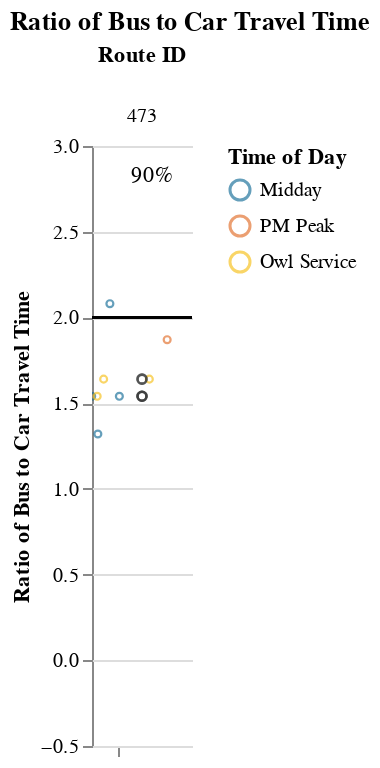
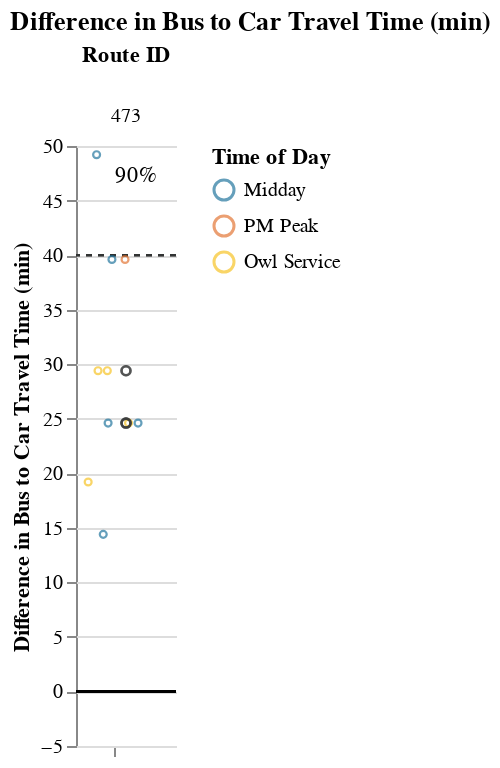

Notebook cell for these charts, in order:
### Markdown cell above
### Long Routes (> 1.5 hrs)

### Code cell
route_group = "long"
try:
    display_charts_for_route_group(df, route_group)
except:
    print("No routes meet this criteria.")

### Figure 1 — Vega-Lite specification as saved in the notebook (floating-point values rounded to 4 significant figures)
{"config": {"view": {"continuousWidth": 400, "continuousHeight": 300, "stroke": null}, "facet": {"spacing": 0}}, "data": {"name": "data-6f94e6a4eff583f7f503fbcaba81afc0"}, "facet": {"column": {"field": "route_id", "sort": ["473"], "title": "Route ID", "type": "nominal"}}, "spec": {"layer": [{"mark": "rule", "encoding": {"color": {"value": "black"}, "y": {"field": "cutoff", "type": "quantitative"}}, "selection": {"selector003": {"type": "interval", "bind": "scales", "encodings": ["x", "y"]}}}, {"mark": {"type": "point", "opacity": 0.65, "size": 12, "strokeWidth": 1.1}, "encoding": {"color": {"field": "time_of_day", "scale": {"range": ["#136C97", "#E16B26", "#F6BF16", "#00896B", "#7790A3", "#5B559C"]}, "sort": ["AM Peak", "Midday", "PM Peak", "Owl Service"], "title": "Time of Day", "type": "nominal"}, "tooltip": [{"field": "route_id", "type": "nominal"}, {"field": "route_name", "type": "nominal"}, {"field": "trip_id", "type": "nominal"}, {"field": "service_hours", "type": "quantitative"}, {"field": "car_duration_hours", "type": "quantitative"}, {"field": "bus_multiplier", "type": "quantitative"}, {"field": "bus_difference", "type": "quantitative"}, {"field": "num_trips", "type": "quantitative"}, {"field": "num_competitive", "type": "quantitative"}, {"field": "pct_trips_competitive", "type": "quantitative"}, {"field": "p25", "type": "quantitative"}, {"field": "p50", "type": "quantitative"}, {"field": "p75", "type": "quantitative"}], "x": {"axis": {"grid": false, "labels": false, "ticks": true, "values": [0]}, "field": "jitter", "scale": {}, "title": null, "type": "quantitative"}, "y": {"field": "bus_multiplier", "scale": {"domain": [-0.25, 3.0]}, "title": "Ratio of Bus to Car Travel Time", "type": "quantitative"}}, "transform": [{"calculate": "sqrt(-2*log(random()))*cos(2*PI*random())", "as": "jitter"}], "width": 50}, {"layer": [{"mark": {"type": "point", "opacity": 0.6, "size": 20, "strokeWidth": 1.3}, "encoding": {"color": {"value": "#323434"}, "y": {"field": "bus_multiplier", "type": "quantitative"}}, "transform": [{"filter": "(datum.p50_trip === 1)"}]}, {"mark": {"type": "text", "align": "center", "baseline": "middle"}, "encoding": {"color": {"value": "black"}, "text": {"field": "pct_trips_competitive", "format": ".0%", "type": "quantitative"}, "tooltip": [{"field": "route_id", "type": "nominal"}, {"field": "route_name", "type": "nominal"}, {"field": "trip_id", "type": "nominal"}, {"field": "service_hours", "type": "quantitative"}, {"field": "car_duration_hours", "type": "quantitative"}, {"field": "bus_multiplier", "type": "quantitative"}, {"field": "bus_difference", "type": "quantitative"}, {"field": "num_trips", "type": "quantitative"}, {"field": "num_competitive", "type": "quantitative"}, {"field": "pct_trips_competitive", "type": "quantitative"}, {"field": "p25", "type": "quantitative"}, {"field": "p50", "type": "quantitative"}, {"field": "p75", "type": "quantitative"}], "x": {"value": 30}, "y": {"value": 15}}, "transform": [{"calculate": "sqrt(-2*log(random()))*cos(2*PI*random())", "as": "jitter"}, {"filter": "(datum.fastest_trip === 1)"}]}]}]}, "resolve": {"scale": {"y": "shared"}}, "title": "Ratio of Bus to Car Travel Time", "$schema": "https://vega.github.io/schema/vega-lite/v4.17.0.json", "datasets": {"data-6f94e6a4eff583f7f503fbcaba81afc0": [{"calitp_itp_id": 376, "trip_key": 8472446297226699308, "trip_id": "t_1083288_b_26274_tn_0", "shape_id": "p_682", "route_id": "473", "service_hours": 1.0, "trip_first_departure_ts": 52800, "trip_last_arrival_ts": 56400, "departure_hour": 14, "time_of_day": "Midday", "p25": 1.17, "p50": 1.21, "p75": 1.377, "p50_trip": 0, "fastest_trip": 1, "car_duration_hours": 0.76, "competitive_route": 1, "bus_multiplier": 1.32, "bus_difference": 14.4, "num_trips": 10, "num_competitive": 9, "pct_trips_competitive": 0.9, "bus_difference_spread": 34.8, "route_group": "long", "max_trip_hrs": 1.58, "max_trip_route_group": 1.58, "below_cutoff": 9, "pct_below_cutoff": 0.9, "name": "Yuba-Sutter Transit Authority", "caltrans_district": "03 - Marysville", "drmt_organization_name": null, "route_name": "Hwy 99 To Sacramento", "cutoff2": 40, "cutoff": 2}, {"calitp_itp_id": 376, "trip_key": -8435216084765777762, "trip_id": "t_1083290_b_26274_tn_0", "shape_id": "p_683", "route_id": "473", "service_hours": 1.08, "trip_first_departure_ts": 19500, "trip_last_arrival_ts": 23400, "departure_hour": 5, "time_of_day": "Owl Service", "p25": 1.17, "p50": 1.21, "p75": 1.377, "p50_trip": 0, "fastest_trip": 0, "car_duration_hours": 0.76, "competitive_route": 1, "bus_multiplier": 1.42, "bus_difference": 19.2, "num_trips": 10, "num_competitive": 9, "pct_trips_competitive": 0.9, "bus_difference_spread": 34.8, "route_group": "long", "max_trip_hrs": 1.58, "max_trip_route_group": 1.58, "below_cutoff": 9, "pct_below_cutoff": 0.9, "name": "Yuba-Sutter Transit Authority", "caltrans_district": "03 - Marysville", "drmt_organization_name": null, "route_name": "Hwy 99 To Sacramento", "cutoff2": 40, "cutoff": 2}, {"calitp_itp_id": 376, "trip_key": 6516244206308814738, "trip_id": "t_1083293_b_26274_tn_0", "shape_id": "p_682", "route_id": "473", "service_hours": 1.17, "trip_first_departure_ts": 58500, "trip_last_arrival_ts": 62700, "departure_hour": 16, "time_of_day": "Midday", "p25": 1.17, "p50": 1.21, "p75": 1.377, "p50_trip": 1, "fastest_trip": 0, "car_duration_hours": 0.76, "competitive_route": 1, "bus_multiplier": 1.54, "bus_difference": 24.6, "num_trips": 10, "num_competitive": 9, "pct_trips_competitive": 0.9, "bus_difference_spread": 34.8, "route_group": "long", "max_trip_hrs": 1.58, "max_trip_route_group": 1.58, "below_cutoff": 9, "pct_below_cutoff": 0.9, "name": "Yuba-Sutter Transit Authority", "caltrans_district": "03 - Marysville", "drmt_organization_name": null, "route_name": "Hwy 99 To Sacramento", "cutoff2": 40, "cutoff": 2}, {"calitp_itp_id": 376, "trip_key": -3145666755083596760, "trip_id": "t_1287004_b_26274_tn_0", "shape_id": "p_902176", "route_id": "473", "service_hours": 1.17, "trip_first_departure_ts": 56400, "trip_last_arrival_ts": 60600, "departure_hour": 15, "time_of_day": "Midday", "p25": 1.17, "p50": 1.21, "p75": 1.377, "p50_trip": 1, "fastest_trip": 0, "car_duration_hours": 0.76, "competitive_route": 1, "bus_multiplier": 1.54, "bus_difference": 24.6, "num_trips": 10, "num_competitive": 9, "pct_trips_competitive": 0.9, "bus_difference_spread": 34.8, "route_group": "long", "max_trip_hrs": 1.58, "max_trip_route_group": 1.58, "below_cutoff": 9, "pct_below_cutoff": 0.9, "name": "Yuba-Sutter Transit Authority", "caltrans_district": "03 - Marysville", "drmt_organization_name": null, "route_name": "Hwy 99 To Sacramento", "cutoff2": 40, "cutoff": 2}, {"calitp_itp_id": 376, "trip_key": -6541386274374931803, "trip_id": "t_1083294_b_26274_tn_0", "shape_id": "p_683", "route_id": "473", "service_hours": 1.17, "trip_first_departure_ts": 24000, "trip_last_arrival_ts": 28200, "departure_hour": 6, "time_of_day": "Owl Service", "p25": 1.17, "p50": 1.21, "p75": 1.377, "p50_trip": 1, "fastest_trip": 0, "car_duration_hours": 0.76, "competitive_route": 1, "bus_multiplier": 1.54, "bus_difference": 24.6, "num_trips": 10, "num_competitive": 9, "pct_trips_competitive": 0.9, "bus_difference_spread": 34.8, "route_group": "long", "max_trip_hrs": 1.58, "max_trip_route_group": 1.58, "below_cutoff": 9, "pct_below_cutoff": 0.9, "name": "Yuba-Sutter Transit Authority", "caltrans_district": "03 - Marysville", "drmt_organization_name": null, "route_name": "Hwy 99 To Sacramento", "cutoff2": 40, "cutoff": 2}, {"calitp_itp_id": 376, "trip_key": 4977650576886127910, "trip_id": "t_1083287_b_26274_tn_0", "shape_id": "p_677", "route_id": "473", "service_hours": 1.25, "trip_first_departure_ts": 20100, "trip_last_arrival_ts": 24600, "departure_hour": 5, "time_of_day": "Owl Service", "p25": 1.17, "p50": 1.21, "p75": 1.377, "p50_trip": 1, "fastest_trip": 0, "car_duration_hours": 0.76, "competitive_route": 1, "bus_multiplier": 1.64, "bus_difference": 29.4, "num_trips": 10, "num_competitive": 9, "pct_trips_competitive": 0.9, "bus_difference_spread": 34.8, "route_group": "long", "max_trip_hrs": 1.58, "max_trip_route_group": 1.58, "below_cutoff": 9, "pct_below_cutoff": 0.9, "name": "Yuba-Sutter Transit Authority", "caltrans_district": "03 - Marysville", "drmt_organization_name": null, "route_name": "Hwy 99 To Sacramento", "cutoff2": 40, "cutoff": 2}, {"calitp_itp_id": 376, "trip_key": 73036594332883039, "trip_id": "t_1083289_b_26274_tn_0", "shape_id": "p_677", "route_id": "473", "service_hours": 1.25, "trip_first_departure_ts": 21900, "trip_last_arrival_ts": 26400, "departure_hour": 6, "time_of_day": "Owl Service", "p25": 1.17, "p50": 1.21, "p75": 1.377, "p50_trip": 1, "fastest_trip": 0, "car_duration_hours": 0.76, "competitive_route": 1, "bus_multiplier": 1.64, "bus_difference": 29.4, "num_trips": 10, "num_competitive": 9, "pct_trips_competitive": 0.9, "bus_difference_spread": 34.8, "route_group": "long", "max_trip_hrs": 1.58, "max_trip_route_group": 1.58, "below_cutoff": 9, "pct_below_cutoff": 0.9, "name": "Yuba-Sutter Transit Authority", "caltrans_district": "03 - Marysville", "drmt_organization_name": null, "route_name": "Hwy 99 To Sacramento", "cutoff2": 40, "cutoff": 2}, {"calitp_itp_id": 376, "trip_key": 1216137359861551197, "trip_id": "t_1083291_b_26274_tn_0", "shape_id": "p_689", "route_id": "473", "service_hours": 1.42, "trip_first_departure_ts": 58200, "trip_last_arrival_ts": 63300, "departure_hour": 16, "time_of_day": "Midday", "p25": 1.17, "p50": 1.21, "p75": 1.377, "p50_trip": 0, "fastest_trip": 0, "car_duration_hours": 0.76, "competitive_route": 1, "bus_multiplier": 1.87, "bus_difference": 39.6, "num_trips": 10, "num_competitive": 9, "pct_trips_competitive": 0.9, "bus_difference_spread": 34.8, "route_group": "long", "max_trip_hrs": 1.58, "max_trip_route_group": 1.58, "below_cutoff": 9, "pct_below_cutoff": 0.9, "name": "Yuba-Sutter Transit Authority", "caltrans_district": "03 - Marysville", "drmt_organization_name": null, "route_name": "Hwy 99 To Sacramento", "cutoff2": 40, "cutoff": 2}, {"calitp_itp_id": 376, "trip_key": 4153866782106947609, "trip_id": "t_1287005_b_26274_tn_0", "shape_id": "p_902176", "route_id": "473", "service_hours": 1.42, "trip_first_departure_ts": 62700, "trip_last_arrival_ts": 67800, "departure_hour": 17, "time_of_day": "PM Peak", "p25": 1.17, "p50": 1.21, "p75": 1.377, "p50_trip": 0, "fastest_trip": 0, "car_duration_hours": 0.76, "competitive_route": 1, "bus_multiplier": 1.87, "bus_difference": 39.6, "num_trips": 10, "num_competitive": 9, "pct_trips_competitive": 0.9, "bus_difference_spread": 34.8, "route_group": "long", "max_trip_hrs": 1.58, "max_trip_route_group": 1.58, "below_cutoff": 9, "pct_below_cutoff": 0.9, "name": "Yuba-Sutter Transit Authority", "caltrans_district": "03 - Marysville", "drmt_organization_name": null, "route_name": "Hwy 99 To Sacramento", "cutoff2": 40, "cutoff": 2}, {"calitp_itp_id": 376, "trip_key": 843407151134286902, "trip_id": "t_1083292_b_26274_tn_0", "shape_id": "p_343", "route_id": "473", "service_hours": 1.58, "trip_first_departure_ts": 59400, "trip_last_arrival_ts": 65100, "departure_hour": 16, "time_of_day": "Midday", "p25": 1.17, "p50": 1.21, "p75": 1.377, "p50_trip": 0, "fastest_trip": 0, "car_duration_hours": 0.76, "competitive_route": 1, "bus_multiplier": 2.08, "bus_difference": 49.2, "num_trips": 10, "num_competitive": 9, "pct_trips_competitive": 0.9, "bus_difference_spread": 34.8, "route_group": "long", "max_trip_hrs": 1.58, "max_trip_route_group": 1.58, "below_cutoff": 9, "pct_below_cutoff": 0.9, "name": "Yuba-Sutter Transit Authority", "caltrans_district": "03 - Marysville", "drmt_organization_name": null, "route_name": "Hwy 99 To Sacramento", "cutoff2": 40, "cutoff": 2}]}}

### Figure 2 — Vega-Lite specification as saved in the notebook (floating-point values rounded to 4 significant figures)
{"config": {"view": {"continuousWidth": 400, "continuousHeight": 300, "stroke": null}, "facet": {"spacing": 0}}, "data": {"name": "data-cda1ae8611f619524eb55f3673913784"}, "facet": {"column": {"field": "route_id", "sort": ["473"], "title": "Route ID", "type": "nominal"}}, "spec": {"layer": [{"mark": "rule", "encoding": {"color": {"value": "black"}, "y": {"field": "cutoff", "type": "quantitative"}}, "selection": {"selector004": {"type": "interval", "bind": "scales", "encodings": ["x", "y"]}}}, {"mark": {"type": "rule", "strokeDash": [3, 3]}, "encoding": {"color": {"value": "#323434"}, "y": {"field": "cutoff2", "type": "quantitative"}}}, {"mark": {"type": "point", "opacity": 0.65, "size": 12, "strokeWidth": 1.1}, "encoding": {"color": {"field": "time_of_day", "scale": {"range": ["#136C97", "#E16B26", "#F6BF16", "#00896B", "#7790A3", "#5B559C"]}, "sort": ["AM Peak", "Midday", "PM Peak", "Owl Service"], "title": "Time of Day", "type": "nominal"}, "tooltip": [{"field": "route_id", "type": "nominal"}, {"field": "route_name", "type": "nominal"}, {"field": "trip_id", "type": "nominal"}, {"field": "service_hours", "type": "quantitative"}, {"field": "car_duration_hours", "type": "quantitative"}, {"field": "bus_multiplier", "type": "quantitative"}, {"field": "bus_difference", "type": "quantitative"}, {"field": "num_trips", "type": "quantitative"}, {"field": "num_competitive", "type": "quantitative"}, {"field": "pct_trips_competitive", "type": "quantitative"}, {"field": "p25", "type": "quantitative"}, {"field": "p50", "type": "quantitative"}, {"field": "p75", "type": "quantitative"}], "x": {"axis": {"grid": false, "labels": false, "ticks": true, "values": [0]}, "field": "jitter", "scale": {}, "title": null, "type": "quantitative"}, "y": {"field": "bus_difference", "scale": {"domain": [-5, 49.2]}, "title": "Difference in Bus to Car Travel Time (min)", "type": "quantitative"}}, "transform": [{"calculate": "sqrt(-2*log(random()))*cos(2*PI*random())", "as": "jitter"}], "width": 50}, {"layer": [{"mark": {"type": "point", "opacity": 0.6, "size": 20, "strokeWidth": 1.3}, "encoding": {"color": {"value": "#323434"}, "y": {"field": "bus_difference", "type": "quantitative"}}, "transform": [{"filter": "(datum.p50_trip === 1)"}]}, {"mark": {"type": "text", "align": "center", "baseline": "middle"}, "encoding": {"color": {"value": "black"}, "text": {"field": "pct_trips_competitive", "format": ".0%", "type": "quantitative"}, "tooltip": [{"field": "route_id", "type": "nominal"}, {"field": "route_name", "type": "nominal"}, {"field": "trip_id", "type": "nominal"}, {"field": "service_hours", "type": "quantitative"}, {"field": "car_duration_hours", "type": "quantitative"}, {"field": "bus_multiplier", "type": "quantitative"}, {"field": "bus_difference", "type": "quantitative"}, {"field": "num_trips", "type": "quantitative"}, {"field": "num_competitive", "type": "quantitative"}, {"field": "pct_trips_competitive", "type": "quantitative"}, {"field": "p25", "type": "quantitative"}, {"field": "p50", "type": "quantitative"}, {"field": "p75", "type": "quantitative"}], "x": {"value": 30}, "y": {"value": 15}}, "transform": [{"calculate": "sqrt(-2*log(random()))*cos(2*PI*random())", "as": "jitter"}, {"filter": "(datum.fastest_trip === 1)"}]}]}]}, "resolve": {"scale": {"y": "shared"}}, "title": "Difference in Bus to Car Travel Time (min)", "$schema": "https://vega.github.io/schema/vega-lite/v4.17.0.json", "datasets": {"data-cda1ae8611f619524eb55f3673913784": [{"calitp_itp_id": 376, "trip_key": 8472446297226699308, "trip_id": "t_1083288_b_26274_tn_0", "shape_id": "p_682", "route_id": "473", "service_hours": 1.0, "trip_first_departure_ts": 52800, "trip_last_arrival_ts": 56400, "departure_hour": 14, "time_of_day": "Midday", "p25": 1.17, "p50": 1.21, "p75": 1.377, "p50_trip": 0, "fastest_trip": 1, "car_duration_hours": 0.76, "competitive_route": 1, "bus_multiplier": 1.32, "bus_difference": 14.4, "num_trips": 10, "num_competitive": 9, "pct_trips_competitive": 0.9, "bus_difference_spread": 34.8, "route_group": "long", "max_trip_hrs": 1.58, "max_trip_route_group": 1.58, "below_cutoff": 9, "pct_below_cutoff": 0.9, "name": "Yuba-Sutter Transit Authority", "caltrans_district": "03 - Marysville", "drmt_organization_name": null, "route_name": "Hwy 99 To Sacramento", "cutoff2": 40, "cutoff": 0}, {"calitp_itp_id": 376, "trip_key": -8435216084765777762, "trip_id": "t_1083290_b_26274_tn_0", "shape_id": "p_683", "route_id": "473", "service_hours": 1.08, "trip_first_departure_ts": 19500, "trip_last_arrival_ts": 23400, "departure_hour": 5, "time_of_day": "Owl Service", "p25": 1.17, "p50": 1.21, "p75": 1.377, "p50_trip": 0, "fastest_trip": 0, "car_duration_hours": 0.76, "competitive_route": 1, "bus_multiplier": 1.42, "bus_difference": 19.2, "num_trips": 10, "num_competitive": 9, "pct_trips_competitive": 0.9, "bus_difference_spread": 34.8, "route_group": "long", "max_trip_hrs": 1.58, "max_trip_route_group": 1.58, "below_cutoff": 9, "pct_below_cutoff": 0.9, "name": "Yuba-Sutter Transit Authority", "caltrans_district": "03 - Marysville", "drmt_organization_name": null, "route_name": "Hwy 99 To Sacramento", "cutoff2": 40, "cutoff": 0}, {"calitp_itp_id": 376, "trip_key": 6516244206308814738, "trip_id": "t_1083293_b_26274_tn_0", "shape_id": "p_682", "route_id": "473", "service_hours": 1.17, "trip_first_departure_ts": 58500, "trip_last_arrival_ts": 62700, "departure_hour": 16, "time_of_day": "Midday", "p25": 1.17, "p50": 1.21, "p75": 1.377, "p50_trip": 1, "fastest_trip": 0, "car_duration_hours": 0.76, "competitive_route": 1, "bus_multiplier": 1.54, "bus_difference": 24.6, "num_trips": 10, "num_competitive": 9, "pct_trips_competitive": 0.9, "bus_difference_spread": 34.8, "route_group": "long", "max_trip_hrs": 1.58, "max_trip_route_group": 1.58, "below_cutoff": 9, "pct_below_cutoff": 0.9, "name": "Yuba-Sutter Transit Authority", "caltrans_district": "03 - Marysville", "drmt_organization_name": null, "route_name": "Hwy 99 To Sacramento", "cutoff2": 40, "cutoff": 0}, {"calitp_itp_id": 376, "trip_key": -3145666755083596760, "trip_id": "t_1287004_b_26274_tn_0", "shape_id": "p_902176", "route_id": "473", "service_hours": 1.17, "trip_first_departure_ts": 56400, "trip_last_arrival_ts": 60600, "departure_hour": 15, "time_of_day": "Midday", "p25": 1.17, "p50": 1.21, "p75": 1.377, "p50_trip": 1, "fastest_trip": 0, "car_duration_hours": 0.76, "competitive_route": 1, "bus_multiplier": 1.54, "bus_difference": 24.6, "num_trips": 10, "num_competitive": 9, "pct_trips_competitive": 0.9, "bus_difference_spread": 34.8, "route_group": "long", "max_trip_hrs": 1.58, "max_trip_route_group": 1.58, "below_cutoff": 9, "pct_below_cutoff": 0.9, "name": "Yuba-Sutter Transit Authority", "caltrans_district": "03 - Marysville", "drmt_organization_name": null, "route_name": "Hwy 99 To Sacramento", "cutoff2": 40, "cutoff": 0}, {"calitp_itp_id": 376, "trip_key": -6541386274374931803, "trip_id": "t_1083294_b_26274_tn_0", "shape_id": "p_683", "route_id": "473", "service_hours": 1.17, "trip_first_departure_ts": 24000, "trip_last_arrival_ts": 28200, "departure_hour": 6, "time_of_day": "Owl Service", "p25": 1.17, "p50": 1.21, "p75": 1.377, "p50_trip": 1, "fastest_trip": 0, "car_duration_hours": 0.76, "competitive_route": 1, "bus_multiplier": 1.54, "bus_difference": 24.6, "num_trips": 10, "num_competitive": 9, "pct_trips_competitive": 0.9, "bus_difference_spread": 34.8, "route_group": "long", "max_trip_hrs": 1.58, "max_trip_route_group": 1.58, "below_cutoff": 9, "pct_below_cutoff": 0.9, "name": "Yuba-Sutter Transit Authority", "caltrans_district": "03 - Marysville", "drmt_organization_name": null, "route_name": "Hwy 99 To Sacramento", "cutoff2": 40, "cutoff": 0}, {"calitp_itp_id": 376, "trip_key": 4977650576886127910, "trip_id": "t_1083287_b_26274_tn_0", "shape_id": "p_677", "route_id": "473", "service_hours": 1.25, "trip_first_departure_ts": 20100, "trip_last_arrival_ts": 24600, "departure_hour": 5, "time_of_day": "Owl Service", "p25": 1.17, "p50": 1.21, "p75": 1.377, "p50_trip": 1, "fastest_trip": 0, "car_duration_hours": 0.76, "competitive_route": 1, "bus_multiplier": 1.64, "bus_difference": 29.4, "num_trips": 10, "num_competitive": 9, "pct_trips_competitive": 0.9, "bus_difference_spread": 34.8, "route_group": "long", "max_trip_hrs": 1.58, "max_trip_route_group": 1.58, "below_cutoff": 9, "pct_below_cutoff": 0.9, "name": "Yuba-Sutter Transit Authority", "caltrans_district": "03 - Marysville", "drmt_organization_name": null, "route_name": "Hwy 99 To Sacramento", "cutoff2": 40, "cutoff": 0}, {"calitp_itp_id": 376, "trip_key": 73036594332883039, "trip_id": "t_1083289_b_26274_tn_0", "shape_id": "p_677", "route_id": "473", "service_hours": 1.25, "trip_first_departure_ts": 21900, "trip_last_arrival_ts": 26400, "departure_hour": 6, "time_of_day": "Owl Service", "p25": 1.17, "p50": 1.21, "p75": 1.377, "p50_trip": 1, "fastest_trip": 0, "car_duration_hours": 0.76, "competitive_route": 1, "bus_multiplier": 1.64, "bus_difference": 29.4, "num_trips": 10, "num_competitive": 9, "pct_trips_competitive": 0.9, "bus_difference_spread": 34.8, "route_group": "long", "max_trip_hrs": 1.58, "max_trip_route_group": 1.58, "below_cutoff": 9, "pct_below_cutoff": 0.9, "name": "Yuba-Sutter Transit Authority", "caltrans_district": "03 - Marysville", "drmt_organization_name": null, "route_name": "Hwy 99 To Sacramento", "cutoff2": 40, "cutoff": 0}, {"calitp_itp_id": 376, "trip_key": 1216137359861551197, "trip_id": "t_1083291_b_26274_tn_0", "shape_id": "p_689", "route_id": "473", "service_hours": 1.42, "trip_first_departure_ts": 58200, "trip_last_arrival_ts": 63300, "departure_hour": 16, "time_of_day": "Midday", "p25": 1.17, "p50": 1.21, "p75": 1.377, "p50_trip": 0, "fastest_trip": 0, "car_duration_hours": 0.76, "competitive_route": 1, "bus_multiplier": 1.87, "bus_difference": 39.6, "num_trips": 10, "num_competitive": 9, "pct_trips_competitive": 0.9, "bus_difference_spread": 34.8, "route_group": "long", "max_trip_hrs": 1.58, "max_trip_route_group": 1.58, "below_cutoff": 9, "pct_below_cutoff": 0.9, "name": "Yuba-Sutter Transit Authority", "caltrans_district": "03 - Marysville", "drmt_organization_name": null, "route_name": "Hwy 99 To Sacramento", "cutoff2": 40, "cutoff": 0}, {"calitp_itp_id": 376, "trip_key": 4153866782106947609, "trip_id": "t_1287005_b_26274_tn_0", "shape_id": "p_902176", "route_id": "473", "service_hours": 1.42, "trip_first_departure_ts": 62700, "trip_last_arrival_ts": 67800, "departure_hour": 17, "time_of_day": "PM Peak", "p25": 1.17, "p50": 1.21, "p75": 1.377, "p50_trip": 0, "fastest_trip": 0, "car_duration_hours": 0.76, "competitive_route": 1, "bus_multiplier": 1.87, "bus_difference": 39.6, "num_trips": 10, "num_competitive": 9, "pct_trips_competitive": 0.9, "bus_difference_spread": 34.8, "route_group": "long", "max_trip_hrs": 1.58, "max_trip_route_group": 1.58, "below_cutoff": 9, "pct_below_cutoff": 0.9, "name": "Yuba-Sutter Transit Authority", "caltrans_district": "03 - Marysville", "drmt_organization_name": null, "route_name": "Hwy 99 To Sacramento", "cutoff2": 40, "cutoff": 0}, {"calitp_itp_id": 376, "trip_key": 843407151134286902, "trip_id": "t_1083292_b_26274_tn_0", "shape_id": "p_343", "route_id": "473", "service_hours": 1.58, "trip_first_departure_ts": 59400, "trip_last_arrival_ts": 65100, "departure_hour": 16, "time_of_day": "Midday", "p25": 1.17, "p50": 1.21, "p75": 1.377, "p50_trip": 0, "fastest_trip": 0, "car_duration_hours": 0.76, "competitive_route": 1, "bus_multiplier": 2.08, "bus_difference": 49.2, "num_trips": 10, "num_competitive": 9, "pct_trips_competitive": 0.9, "bus_difference_spread": 34.8, "route_group": "long", "max_trip_hrs": 1.58, "max_trip_route_group": 1.58, "below_cutoff": 9, "pct_below_cutoff": 0.9, "name": "Yuba-Sutter Transit Authority", "caltrans_district": "03 - Marysville", "drmt_organization_name": null, "route_name": "Hwy 99 To Sacramento", "cutoff2": 40, "cutoff": 0}]}}
